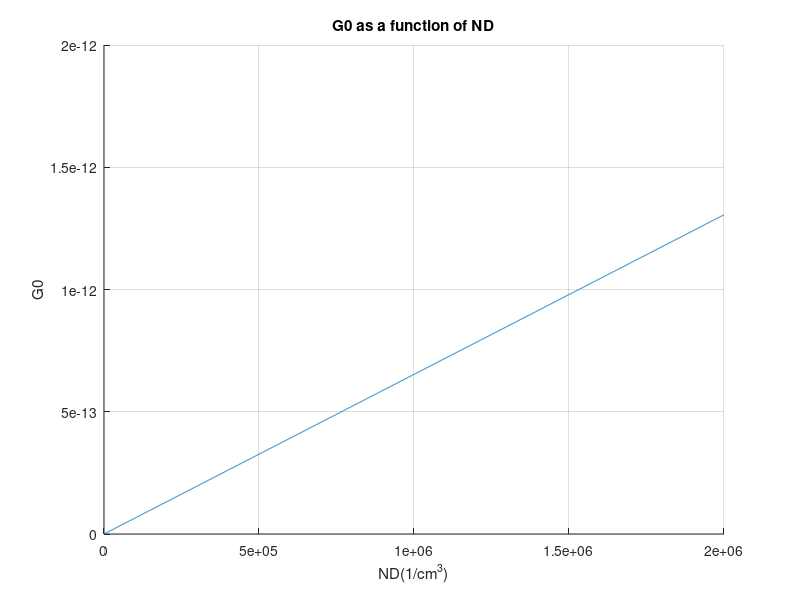

This figure's MATLAB source:
% ELEC-2250: Physical Electronics S2020
%Lab Assignment 9
%JFET I-V Characteristics
%Initialization
clear all
close all
clc

%Constants
q=1.6e-19;
k=8.625e-5;
e0=8.854e-14;

%Device, Material, and System Parameters
ni=1.5e10;
esi=11.8;
T=300;
a=1.5e-4;
z=50e-4;
L=5e-4;
ND=[0: 1000: 2e6];
VG=[0 -.5 -1 -1.5 -2];
%Contact Potential
V0=.55+k*T*log(ND./ni);

%mobility calculation
NDref=1.3e17;
mu_n_min=92;
mu_n_0=1268;
alpha_n=0.91;
mun=mu_n_min+mu_n_0./(1+(ND./NDref).^alpha_n)

%Resistivity
sigma=q*ND.*mun;
rho=1./sigma;


%Mutual Transconductance
G0=2*a*z./(rho*L) 

%Pinch-off voltage
VP=V0-q*a^2*ND./(2*e0*esi)

hold on
plot (ND, G0);
xlabel ('ND(1/cm^3)')
ylabel ('G0')
title('G0 as a function of ND')
grid
%Code ends